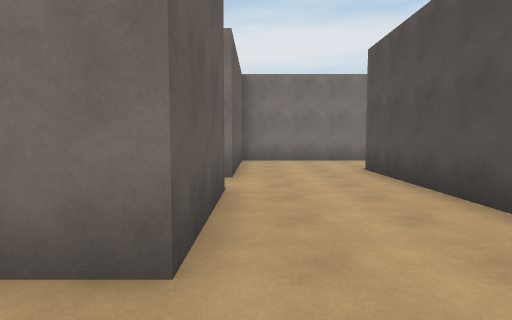
[1] (above)

17 first-person views from a walk through a 3-D level made in the Unity game engine. The camera is 1.4 m above the floor, tilts 4° down and sees 75° across. The floor is counted in squares, 2 m on a side. Each view is taken from the middle of a square. On the plan, view 1 faces up. The plan holds only what a view shows up to about 10 squares ahead; the rest is blank. The place goes on beyond the plan. The player is left out.

[2]
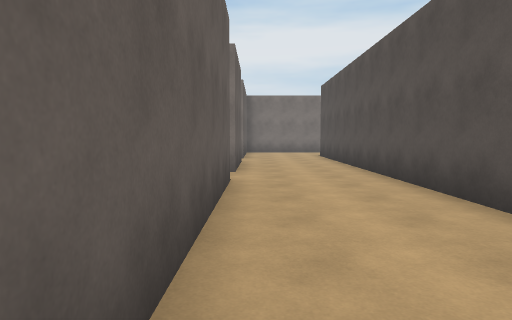

[3]
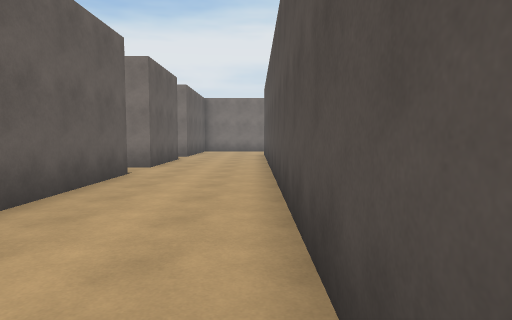

[4]
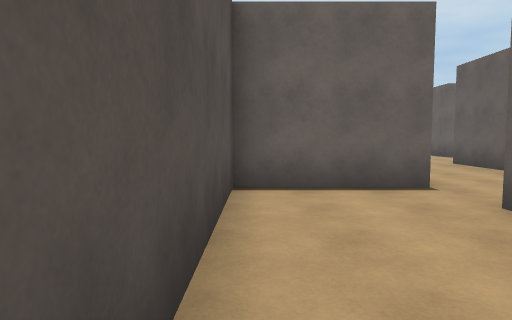

[5]
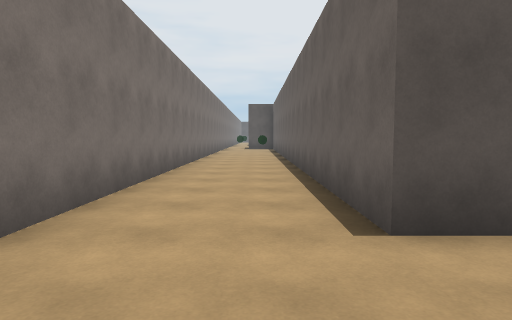

[6]
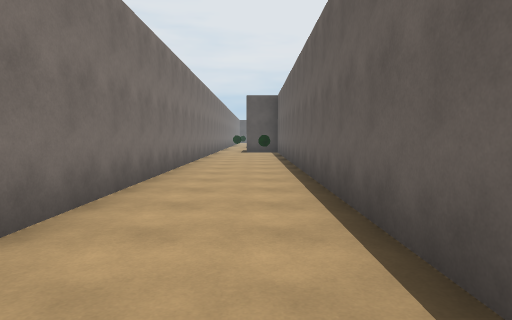

[7]
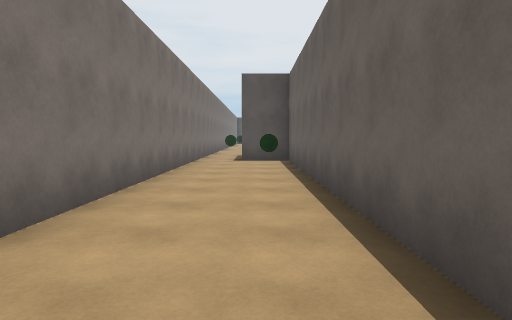

[8]
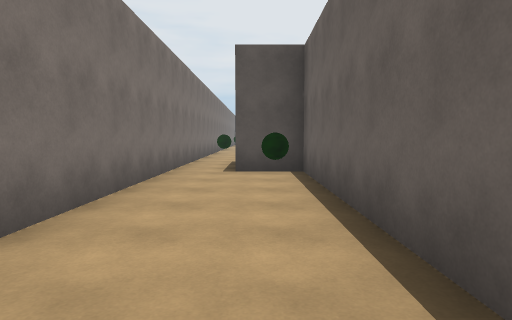

[9]
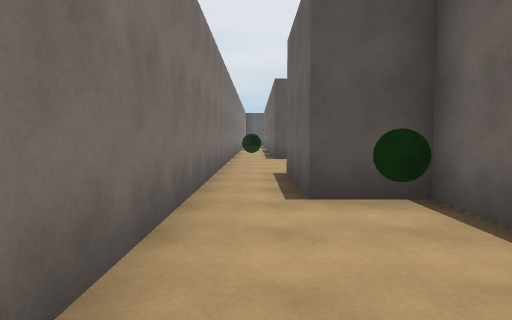

[10]
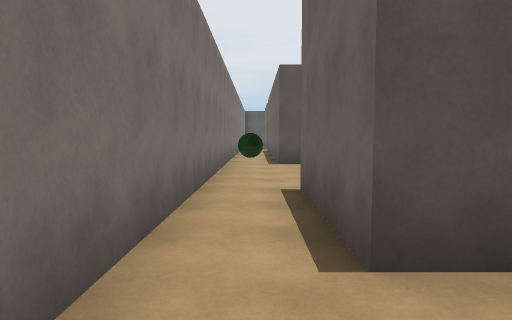

[11]
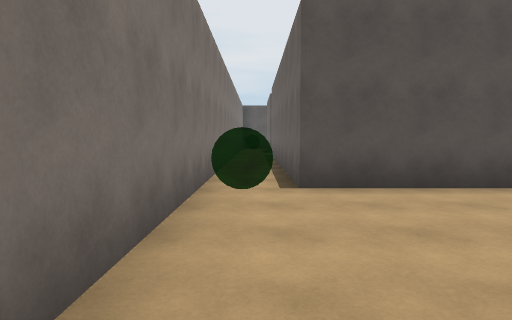

[12]
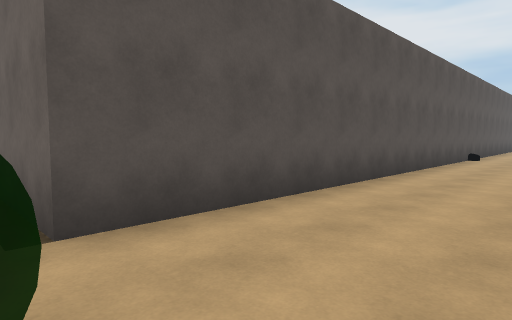

[13]
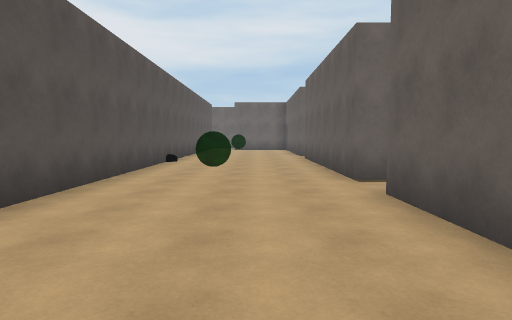

[14]
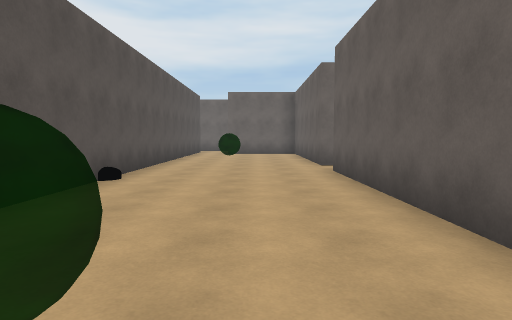

[15]
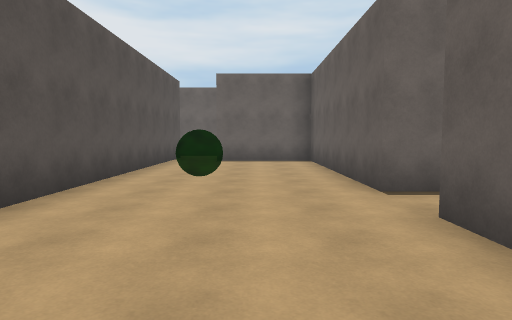

[16]
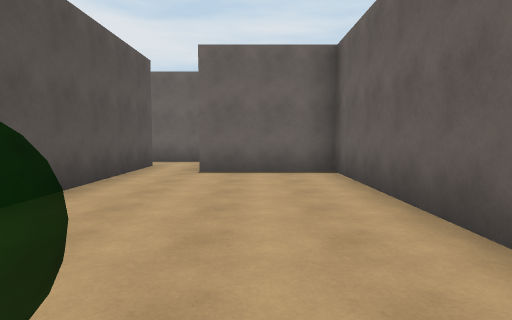

[17]
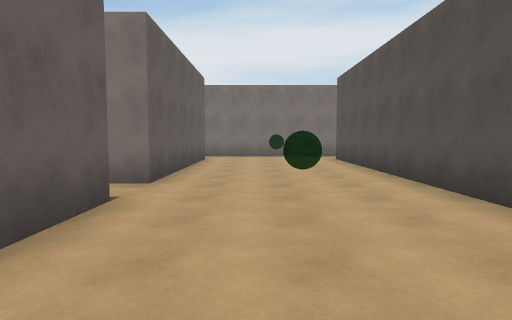

### Floor plan
Points are (right, up) in squares from view 1. A wall is a line through its corners. A room is listed if a view was taken in it or the views show most of it. See-through windows are left out.
Room 1 (views 1, 2, 3, 4, 5, 6, 7, 8, 9, 10, 11)
walls: (-0.4, 4.4) (-0.4, 1.6); (-0.4, 0.2) (-0.4, -5.2); (-0.4, 9.2) (-0.4, 5.6); (-0.5, -6.6) (2.3, -6.6) (2.3, 7) (18.7, 7) (18.7, 8.4) (21.5, 8.4); (21.4, 9.8) (-0.5, 9.8)
ways out: opening at (21, 9) to room 2; opening at (-1, 1); opening at (0, -6)
Room 2 (views 12, 13, 14, 15, 16, 17)
walls: (25.5, -1.5) (25.5, 8.4) (30.9, 8.4); (21.4, 1.6) (21.4, -3.9); (21.4, -5.2) (21.4, -10.7) (24.2, -10.7); (21.4, 8) (21.4, 3); (31.1, 9.8) (21.4, 9.8); (25.5, -12.1) (25.5, -3.4)
ways out: opening at (21, 9) to room 1; opening at (22, -4.5); opening at (22, 2); opening at (25, -11.5)
objects: black capsule (26, -3) to (26, -2)

Where each view was taken, in squares from view 1:
view 1: 0 up, 0 right, facing up
view 2: 5 down, 0 right, facing up
view 3: 6 down, 2 right, facing up
view 4: 2 down, 2 right, facing down
view 5: 8 up, 0 right, facing right
view 6: 8 up, 4 right, facing right
view 7: 8 up, 9 right, facing right
view 8: 8 up, 12 right, facing right
view 9: 9 up, 15 right, facing right
view 10: 9 up, 17 right, facing right
view 11: 9 up, 21 right, facing right
view 12: 9 up, 23 right, facing down-right
view 13: 7 up, 23 right, facing down
view 14: 3 up, 23 right, facing down
view 15: 1 down, 23 right, facing down
view 16: 4 down, 23 right, facing down
view 17: 2 down, 23 right, facing up
